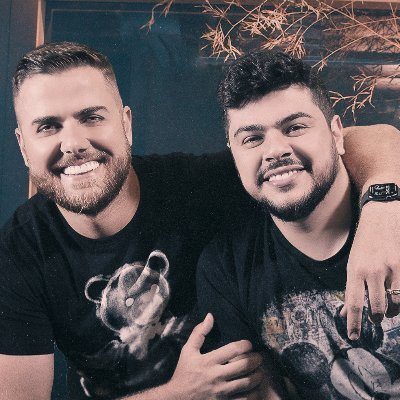
#> input picture photos/zeneto.jpg, 400 x 400 px
$ python face_detection.py
#> lines starting #> are read from the running program, lines starting #| are printed output that depends on the picture; after the words box and inside, x2 and y2 are one past the last pixel; in counts of white or black regions, pixels touching at a corner belong together
import cv2 as cv

img = cv.imread("photos/zeneto.jpg")
#> img is the input picture: shape (400, 400, 3); mean B, G, R 84.8, 82.7, 89.3
cv.imshow("Face", img)

gray = cv.cvtColor(img, cv.COLOR_BGR2GRAY)
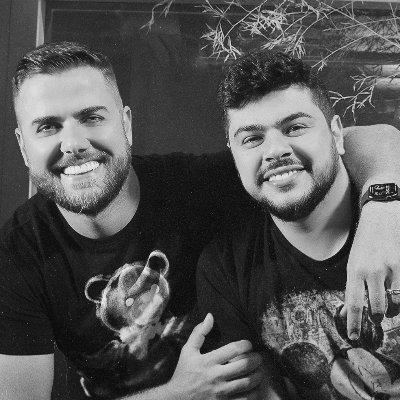
#> gray: shape (400, 400); min 1, max 240, mean 84.9

#cv.imshow("Gray", gray)

haar_cascade = cv.CascadeClassifier("haar_face.xml")

face_rect = haar_cascade.detectMultiScale(gray, scaleFactor=1.1, minNeighbors=3)
#> face_rect = [[258, 313, 28, 28], [217, 85, 117, 117], [10, 73, 125, 125]]

for (x,y,w,h) in face_rect:
    cv.rectangle(img, (x,y), (x+w,y+h), (0,255,0), thickness=2)
#> this loop made 3 passes
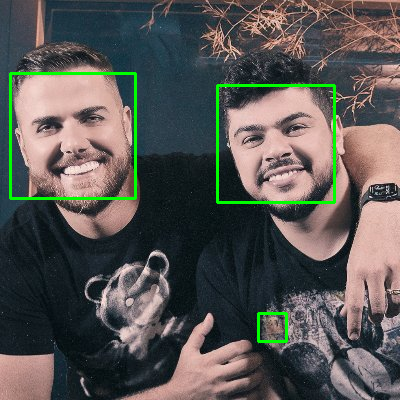
#> img: shape (400, 400, 3); 2.02% of pixels changed, all inside (x1, y1, x2, y2) = (9, 72, 336, 343)

cv.imshow("Detected Faces", img)

cv.waitKey(0)
